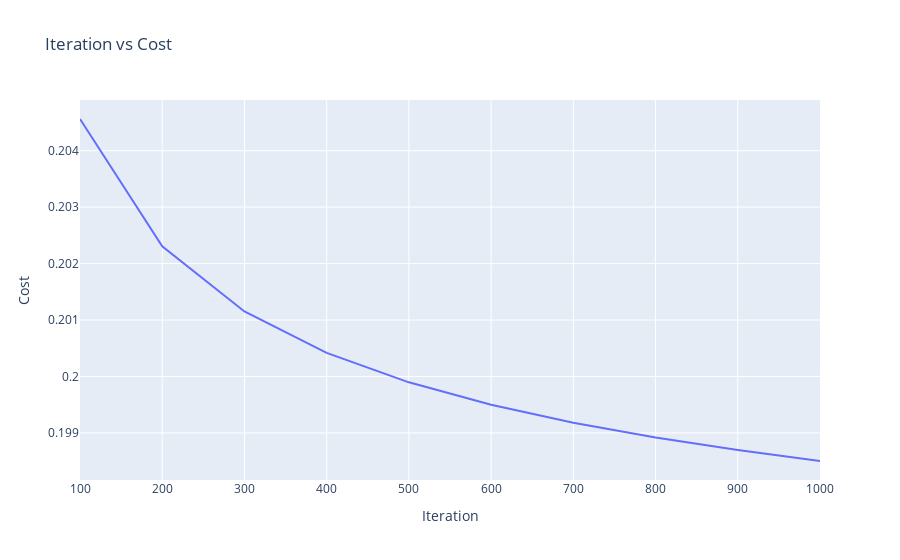

The notebook cell saved with this chart:
### Code cell
# Convert cost history into numpy arrays
cost_hist = np.array(custom_linear_lr_model.cost_history)

# Plotly Express line chart
fig = px.line(
    x=cost_hist[:, 0],
    y=cost_hist[:, 1],
    title="Iteration vs Cost",
    labels={"x": "Iteration", "y": "Cost"}
)

# Show the plot
fig.show()

# Saved as plot_1.png in the current directory/folder

### Figure 1 — Plotly figure (JSON) as saved in the notebook; plotly's stock layout.template omitted (floating-point values rounded to 4 significant figures)
{"data": [{"hovertemplate": "Iteration=%{x}<br>Cost=%{y}<extra></extra>", "legendgroup": "", "line": {"color": "#636efa", "dash": "solid"}, "marker": {"symbol": "circle"}, "mode": "lines", "name": "", "orientation": "v", "showlegend": false, "type": "scatter", "x": [100, 200, 300, 400, 500, 600, 700, 800, 900, 1000], "xaxis": "x", "y": [0.2046, 0.2023, 0.2012, 0.2004, 0.1999, 0.1995, 0.1992, 0.1989, 0.1987, 0.1985], "yaxis": "y"}], "layout": {"legend": {"tracegroupgap": 0}, "title": {"text": "Iteration vs Cost"}, "xaxis": {"anchor": "y", "domain": [0, 1], "title": {"text": "Iteration"}}, "yaxis": {"anchor": "x", "domain": [0, 1], "title": {"text": "Cost"}}}}
